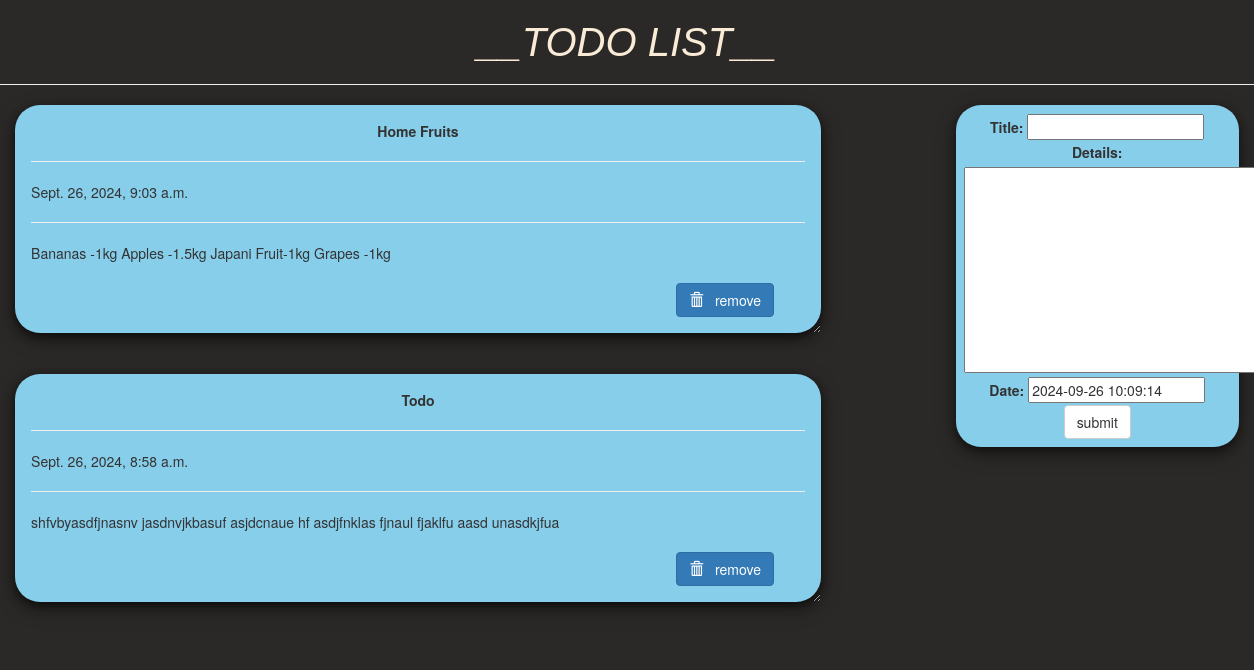
The page / on the database its author committed.
### todo/models.py (models this page shows, shortened)
class Todo(models.Model):
    title = models.CharField(max_length=100)
    details = models.TextField()
    date = models.DateTimeField(default=timezone.now)

### todo/views.py (the view)
# urls.py: path('', views.index, name="todo"),
def index(request):
    item_list = Todo.objects.order_by("-date")
    if request.method == "POST":
        form = TodoForm(request.POST)
        if form.is_valid():
            form.save()
            return redirect('todo')
    form = TodoForm()
    page = {
        "forms": form,
        "list": item_list,
        "title": "TODO LIST",
    }
    return render(request, 'todo/index.html', page)

### todo/forms.py
class TodoForm(forms.ModelForm):
    class Meta:
        model = Todo
        fields = "__all__"

### todo/templates/todo/index.html (shortened to what this page needs)
<!DOCTYPE html>
<html lang="en" dir="ltr">
<head>
  <link rel="stylesheet" href="https://maxcdn.bootstrapcdn.com/bootstrap/3.3.7/css/bootstrap.min.css">
</head>
<body  class="container-fluid">
  <center class="row">
    <h1><i>__TODO LIST__</i></h1>
    <hr />
  </center>
  <div class="row">
    <div class="col-md-8">
      {% for i in list %}
      <div class="card">
        <center><b>{{i.title}}</b></center>
        <hr/>
        {{i.date}}
        <hr/>
        {{i.details}}
        <br />
        <br />
        <form action="/del/{{i.id}}" method="POST" style=" padding-right: 4%; padding-bottom: 3%;">
          <button value="remove" type="submit"  class="btn btn-primary" style="float: right;"><span class="glyphicon glyphicon-trash"></span> &nbsp; remove</button>
        </form>
      </div>
      {% endfor%}
    </div>
    <div class="col-md-1"> </div>
    <div class="col-md-3" >
      <div  class="submit_form">
      <form  method="POST">
        {{forms}}
        <center>
        <input type="submit" class="btn btn-default" value="submit" />
      </center>
      </form>
    </div>
  </div>
</div>
</body>
</html>

### todo/templates/todo/index.html (style rules this page uses)
body { background-color: rgb(43, 41, 39); }
.row h1 { color: antiquewhite; font-size: 4rem; font: bold; font-family:Arial, Helvetica, sans-serif; }
.card { box-shadow: 0 4px 8px 0 rgba(0,0,0,0.5), 0 6px 20px 0 rgba(0,0,0,0.39); background: skyblue; margin-bottom : 5%; border-radius: 25px; padding : 2%; overflow: auto; resize: both; text-overflow: ellipsis; }
.submit_form { text-align: center; padding: 3%; background: skyblue; border-radius: 25px; box-shadow: 0 4px 8px 0 rgba(0,0,0,0.4), 0 6px 20px 0 rgba(0,0,0,0.36); }

### rows shown on the page
Todo: title "Home Fruits", date "Sept. 26, 2024, 9:03 a.m.", details "Bananas -1kg Apples -1.5kg Japani Fruit-1kg Grapes -1kg"
Todo: title "Todo", date "Sept. 26, 2024, 8:58 a.m.", details "shfvbyasdfjnasnv jasdnvjkbasuf asjdcnaue hf asdjfnklas fjnaul fjaklfu aasd unasdkjfua"
